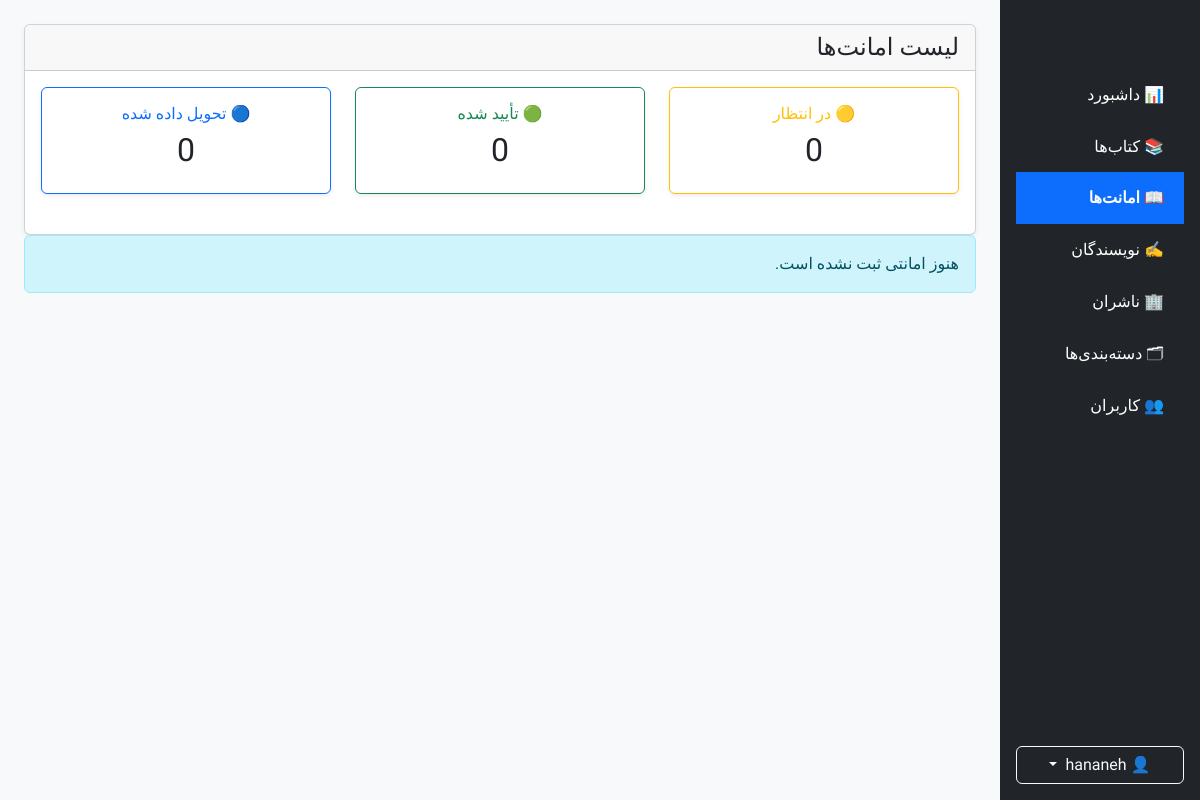
Page /dashboard/borrows/ (signed in) on the earlier database version.
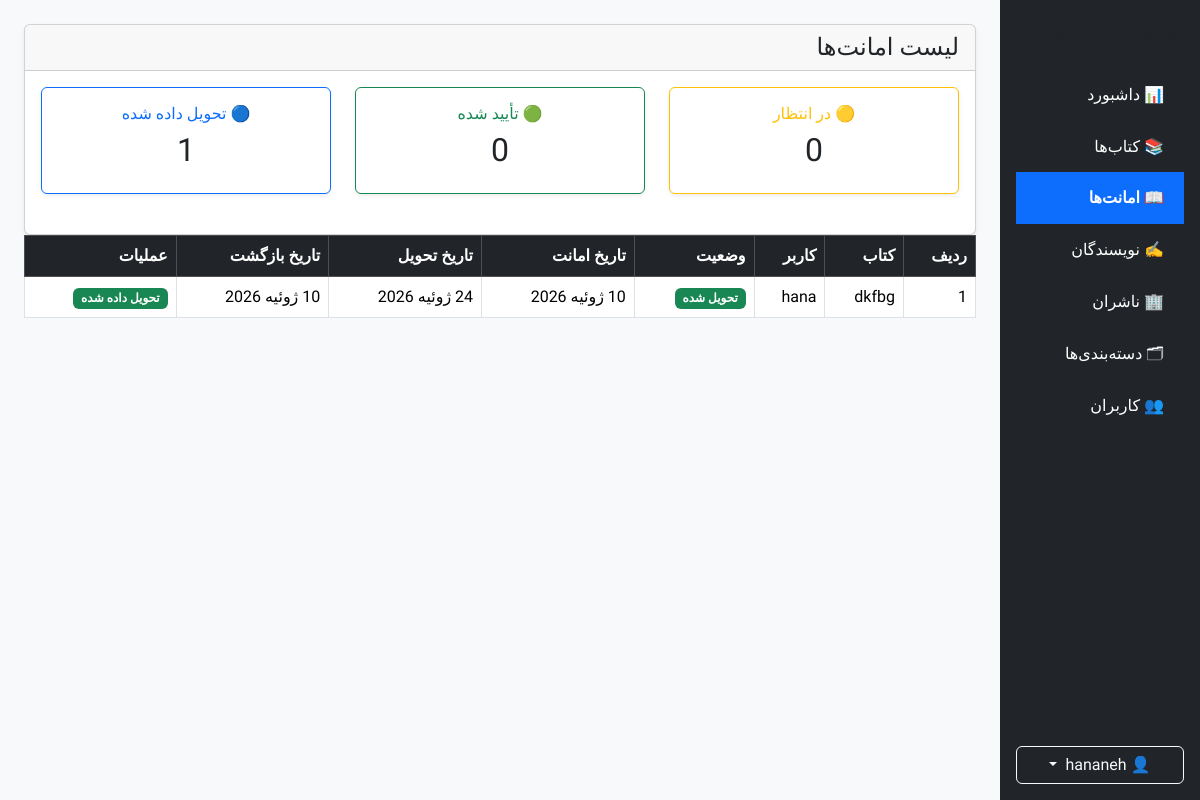
Same page on the later database version.
### books/models.py (models this page shows, shortened)
class Borrow(BaseModel):
    STATUS_PENDING = "pending"
    STATUS_APPROVED = "approved"
    STATUS_REJECTED = "rejected"
    STATUS_RETURNED = "returned"
    STATUS_CHOICES = (
        (STATUS_PENDING, "در انتظار تأیید"),
        (STATUS_APPROVED, "تأیید شده"),
        (STATUS_REJECTED, "رد شده"),
        (STATUS_RETURNED, "تحویل داده شده"),
    )
    book = models.ForeignKey(
        Book,
        on_delete=models.SET_NULL,
        null=True,
        blank=True,
        related_name="borrows",
        verbose_name="کتاب",
    )
    book_title = models.CharField(
    max_length=255,
    blank=True,
    verbose_name="عنوان کتاب"
    )
    user = models.ForeignKey(
        settings.AUTH_USER_MODEL,
        on_delete=models.PROTECT,
        related_name="borrows",
        verbose_name="کاربر",
    )
    request_date = models.DateTimeField(
        auto_now_add=True,
        verbose_name="زمان ثبت درخواست",
    )
    borrow_date = models.DateField(
    null=True,
    blank=True,
    verbose_name="تاریخ امانت",
    )
    due_date = models.DateField(
    null=True,
    blank=True,
    verbose_name="تاریخ تحویل",
    )
    return_date = models.DateField(
        blank=True,
        null=True,
        verbose_name="تاریخ بازگشت"
    )
    class Meta:
        verbose_name = "امانت"
        verbose_name_plural = "امانت‌ها"
        ordering = ["-borrow_date"]
    status = models.CharField(
    max_length=20,
    choices=STATUS_CHOICES,
    default=STATUS_PENDING,
    verbose_name="وضعیت درخواست",
)
    reject_reason = models.TextField(
    blank=True,
    verbose_name="دلیل رد درخواست",
)
    approved_at = models.DateTimeField(
    null=True,
    blank=True,
    verbose_name="زمان تأیید",
)
    edit_deadline = models.DateTimeField(
    null=True,
    blank=True,
    verbose_name="مهلت ویرایش",
)

### accounts/models.py (models this page shows)
class CustomUser(AbstractUser, BaseModel):
    email = models.EmailField(
    unique=True,
    verbose_name="ایمیل",
    )
    class Meta:
        verbose_name = "کاربر"
        verbose_name_plural = "کاربران"
        ordering = ["username"]
    def __str__(self):
        return self.username

### books/views.py (the view)
# urls.py: path("dashboard/borrows/",views.AdminBorrowListView.as_view(),name="admin-borrow-list",),
class AdminBorrowListView(SuperUserRequiredMixin,ListView,):
    model = Borrow
    template_name = "books/admin/borrow_list.html"
    context_object_name = "borrows"
    paginate_by = 10
    def get_queryset(self):
        return Borrow.objects.select_related(
            "book",
            "user",
        ).order_by("-request_date")
    def get_context_data(self, **kwargs):
        context = super().get_context_data(**kwargs)
        queryset = self.get_queryset()
        context["pending_count"] = queryset.filter(
            status=Borrow.STATUS_PENDING
        ).count()
        context["approved_count"] = queryset.filter(
            status=Borrow.STATUS_APPROVED
        ).count()
        context["returned_count"] = queryset.filter(
            status=Borrow.STATUS_RETURNED
        ).count()
        context["sidebar"] = "borrow"
        return context

### core/mixins.py (called while the page is built)
    def test_func(self):
        return self.request.user.is_superuser

### books/templates/books/admin/borrow_list.html (shortened to what this page needs)
{% extends "shared/_admin_layout.html" %}
{% block sidebar %}
    {% include "shared/_admin_sidebar.html" %}
{% endblock %}
{% block content %}
<div class="card shadow-sm">
    <div class="card-header">
        <div class="d-flex justify-content-between align-items-center">
            <h4 class="mb-0">
                لیست امانت‌ها
            </h4>
        </div>
    </div>
    <div class="card-body">
        <div class="row mb-4">
            <div class="col-md-4">
                <div class="card border-warning shadow-sm">
                    <div class="card-body text-center">
                        <h6 class="text-warning">
                            🟡 در انتظار
                        </h6>
                        <h2>{{ pending_count }}</h2>
                    </div>
                </div>
            </div>
            <div class="col-md-4">
                <div class="card border-success shadow-sm">
                    <div class="card-body text-center">
                        <h6 class="text-success">
                            🟢 تأیید شده
                        </h6>
                        <h2>{{ approved_count }}</h2>
                    </div>
                </div>
            </div>
            <div class="col-md-4">
                <div class="card border-primary shadow-sm">
                    <div class="card-body text-center">
                        <h6 class="text-primary">
                            🔵 تحویل داده شده
                        </h6>
                        <h2>{{ returned_count }}</h2>
                    </div>
                </div>
            </div>
        </div>
    </div>
</div>
{% if borrows %}
<table class="table table-bordered table-hover">
    <thead class="table-dark">
        <tr>
            <th>ردیف</th>
            <th>کتاب</th>
            <th>کاربر</th>
            <th>وضعیت</th>
            <th>تاریخ امانت</th>
            <th>تاریخ تحویل</th>
            <th>تاریخ بازگشت</th>
            {% if request.user.is_superuser %}
                <th>عملیات</th>
            {% endif %}
        </tr>
    </thead>
    <tbody>
        {% for borrow in borrows %}
        <tr>
            <td>{{ forloop.counter }}</td>
<td>
    {% if borrow.book %}
        {{ borrow.book }}
{% else %}
    {{ borrow.book_title }}
{% endif %}
</td>
            <td>{{ borrow.user }}</td>
            <td>{% if borrow.status == "pending" %}
    <span class="badge bg-warning text-dark">
        در انتظار تأیید
    </span>
{% elif borrow.status == "approved" %}
    <span class="badge bg-primary">
        تأیید شده
    </span>
{% elif borrow.status == "returned" %}
    <span class="badge bg-success">
        تحویل شده
    </span>
{% elif borrow.status == "rejected" %}
    <span class="badge bg-danger">
        رد شده
    </span>
{% endif %}
</td>
            <td>{{ borrow.borrow_date|default:"-" }}</td>
            <td>{{ borrow.due_date|default:"-" }}</td>
            <td>{{ borrow.return_date|default:"-" }}</td>
            {% if request.user.is_superuser %}
<td>
  {% if borrow.status == "pending" %}
    {% if not borrow.book %}
        <span class="badge bg-danger">
            کتاب حذف شده
        </span>
    {% elif not borrow.book.is_active %}
        <span class="badge"
              style="background-color:#0aa2c0; color:white;">
            کتاب بایگانی شده
        </span>
    {% else %}
        <a
            href="{% url 'borrow-approve' borrow.pk %}"
            class="btn btn-primary btn-sm">
            بررسی
        </a>
    {% endif %}
    {% elif borrow.status == "returned" %}
        <span class="badge bg-success">
            تحویل داده شده
        </span>
    {% elif borrow.status == "rejected" %}
        <span class="badge bg-danger">
            رد شده
        </span>
    {% endif %}
</td>
            {% endif %}
        </tr>
        {% endfor %}
    </tbody>
</table>
{% else %}
<div class="alert alert-info">
    هنوز امانتی ثبت نشده است.
</div>
{% endif %}
{% endblock %}

Differences in the rows shown:
added Borrow: book_title "dkfbg", user "hana", status "تحویل شده", borrow_date "10 ژوئیه 2026", due_date "24 ژوئیه 2026", return_date "10 ژوئیه 2026"
Other differences:
{{ returned_count }}: "0" → "1"
text no longer shown: "هنوز امانتی ثبت نشده است."
text now shown: "ردیف کتاب کاربر وضعیت تاریخ امانت تاریخ تحویل تاریخ بازگشت عملیات"
